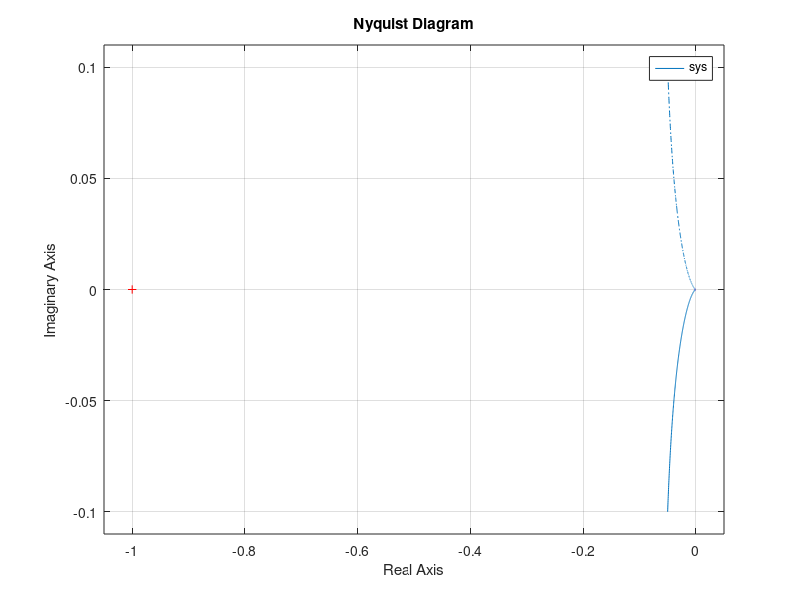
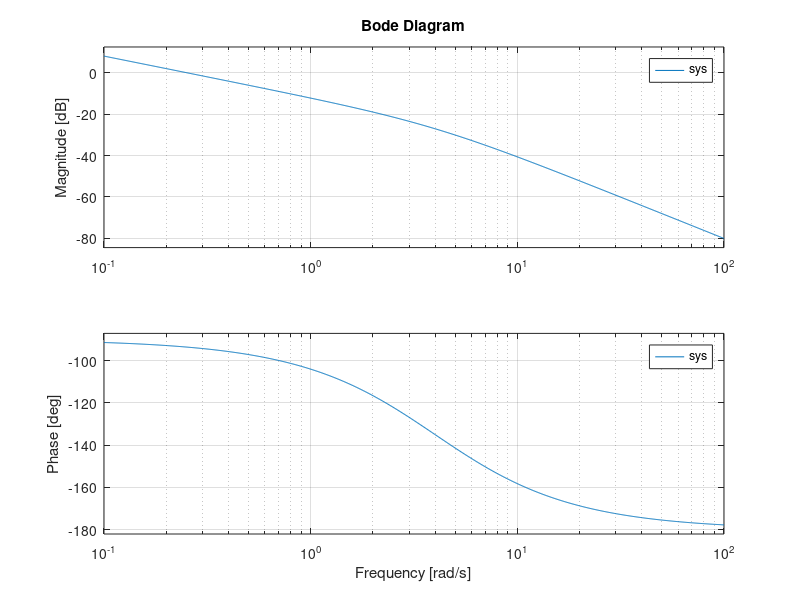

Source code (MATLAB) for these figures, in order:
close all;clc;clear;

num = [1];
den = [1 4 0];
sys = tf(num,den);
figure(1); nyquist(sys, {2,1000});
hold on
figure(2); bode(sys);